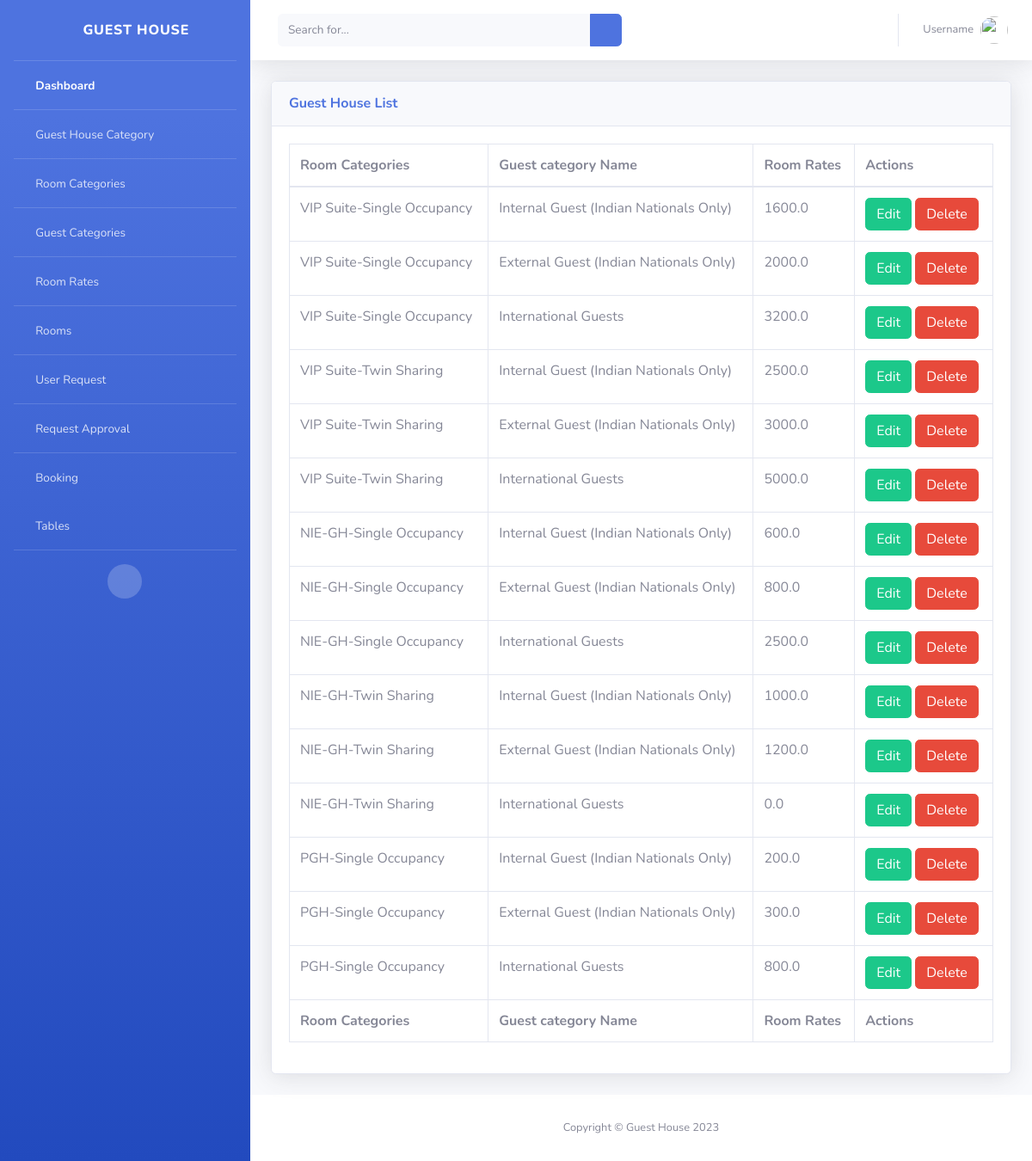
Screenshot of /employee/viewroomrates with the database file from the repository.
### gkapp/models.py (models this page shows, shortened)
class RoomRates(models.Model):
    room_category_id = models.ForeignKey(RoomCategories, on_delete=models.CASCADE)
    guest_category = models.ForeignKey(GuestCategories, on_delete=models.CASCADE)
    rate = models.FloatField(null=True)

class RoomCategories(models.Model):
    guesthouse_name = models.ForeignKey(GuestHouses, on_delete=models.CASCADE)
    room_cat = models.CharField(max_length=100, unique=True)
    def __str__(self):
        return self.room_cat

class GuestCategories(models.Model):
    room_category = models.ForeignKey(RoomCategories, on_delete=models.CASCADE)
    guestcategory_name = models.CharField(max_length=100, unique=False)
    def __str__(self):
        return self.guestcategory_name

### gkapp/views.py (the view)
# urls.py: path('employee/viewroomrates', views.viewroomrates, name="viewroomrates"),
def viewroomrates(request):
    roomrates = RoomRates.objects.all()
    return render (request,"employee/viewroomrates.html",{'roomrates':roomrates})

### gkapp/templates/employee/viewroomrates.html
{% extends "staffbase.html" %}
{% load static %}
{% load widget_tweaks %}
{% block content %}
   <div class="container-fluid">
                    <div class="card shadow mb-4">
                        <div class="card-header py-3">
                            <h6 class="m-0 font-weight-bold text-primary">Guest House List</h6>
                        </div>
                        <div class="card-body">
                            <div class="table-responsive">
                                <table class="table table-bordered" id="dataTable" width="100%" cellspacing="0">
                                    <thead>
                                        <tr>
                                           <th>Room Categories</th>
                                            <th>Guest category Name</th>
                                            <th>Room Rates</th>
                                             <th>Actions</th>
                                        </tr>
                                    </thead>
                                    <tfoot>
                                        <tr>
                                            <th>Room Categories</th>
                                            <th>Guest category Name</th>
                                            <th>Room Rates</th>
                                             <th>Actions</th>
                                        </tr>
                                    </tfoot>
                                    <tbody>
{% for roomrates in roomrates %}
    <tr>
        <td>{{ roomrates.room_category_id }}</td>
        <td>{{ roomrates.guest_category }}</td>
        <td>{{ roomrates.rate }}</td>
        <td>
            <a class="btn btn-success" href="#"><span class="glyphicon glyphicon-pencil" >Edit</span></a>
            <a  class="btn btn-danger" href="#">Delete</a>
        </td>
    </tr>
{% endfor %}
                                    </tbody>
                                </table>
                            </div>
                        </div>
                    </div>
                </div>
{% endblock content %}

### rows the page displays
RoomRates: room_category_id "VIP Suite-Single Occupancy", guest_category "Internal Guest (Indian Nationals Only)", rate "1600.0"
RoomRates: room_category_id "VIP Suite-Single Occupancy", guest_category "External Guest (Indian Nationals Only)", rate "2000.0"
RoomRates: room_category_id "VIP Suite-Single Occupancy", guest_category "International Guests", rate "3200.0"
RoomRates: room_category_id "VIP Suite-Twin Sharing", guest_category "Internal Guest (Indian Nationals Only)", rate "2500.0"
RoomRates: room_category_id "VIP Suite-Twin Sharing", guest_category "External Guest (Indian Nationals Only)", rate "3000.0"
RoomRates: room_category_id "VIP Suite-Twin Sharing", guest_category "International Guests", rate "5000.0"
RoomRates: room_category_id "NIE-GH-Single Occupancy", guest_category "Internal Guest (Indian Nationals Only)", rate "600.0"
RoomRates: room_category_id "NIE-GH-Single Occupancy", guest_category "External Guest (Indian Nationals Only)", rate "800.0"
RoomRates: room_category_id "NIE-GH-Single Occupancy", guest_category "International Guests", rate "2500.0"
RoomRates: room_category_id "NIE-GH-Twin Sharing", guest_category "Internal Guest (Indian Nationals Only)", rate "1000.0"
RoomRates: room_category_id "NIE-GH-Twin Sharing", guest_category "External Guest (Indian Nationals Only)", rate "1200.0"
RoomRates: room_category_id "NIE-GH-Twin Sharing", guest_category "International Guests", rate "0.0"
RoomRates: room_category_id "PGH-Single Occupancy", guest_category "Internal Guest (Indian Nationals Only)", rate "200.0"
RoomRates: room_category_id "PGH-Single Occupancy", guest_category "External Guest (Indian Nationals Only)", rate "300.0"
RoomRates: room_category_id "PGH-Single Occupancy", guest_category "International Guests", rate "800.0"
